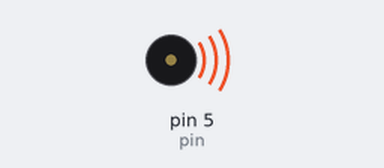
This sketch was run on a simulated Arduino Uno, built with avr-gcc and run on an emulated ATmega328P. Shown: buzzer (waves = sounding).

Above: at 0.5 s.
At 12.5 s:
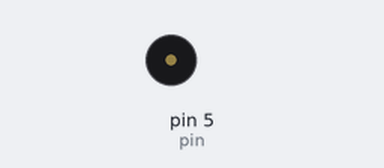
Timing chart, 0 to 22.8 s (numbered marks = the images above):
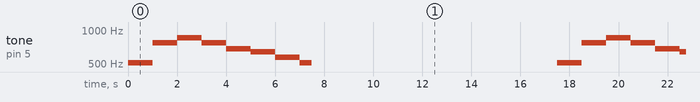

The sketch:

BeepForTeaching.ino
```cpp
int pin = 5;

void setup()
{
   Serial.begin(9600);
   pinMode(pin, OUTPUT);
}
void loop()
{
   tone(pin, 512);
   delay(500);
   noTone(pin);
   tone(pin, 512);
   delay(500);
   noTone(pin);
  tone(pin, 768);
   delay(500);
   noTone(pin);
   tone(pin, 768);
   delay(500);
   noTone(pin);
   tone(pin, 853);
   delay(500);
   noTone(pin);
   tone(pin, 853);
   delay(500);
   noTone(pin);
   tone(pin, 768);
   delay(1000);
   noTone(pin);
   tone(pin, 682.666);
   delay(500);
   noTone(pin);
   tone(pin, 682.666);
   delay(500);
   noTone(pin);
   tone(pin, 640);
   delay(500);
   noTone(pin);
   tone(pin, 640);
   delay(500);
   noTone(pin);
   tone(pin, 576);
   delay(500);
   noTone(pin);
   tone(pin, 576);
   delay(500);
   noTone(pin);
   tone(pin, 512);
   delay(500);
   noTone(pin);
   delay(10000);
}
```

Measured:
- by itself, tone on pin 5 (pin): repeats every 17.5 s: 768 Hz 1.0 s, 853 Hz 1.0 s, 768 Hz 1.0 s, 682 Hz 1.0 s, 640 Hz 1.0 s, 576 Hz 1.0 s, 512 Hz 0.50 s, silent 10.0 s, 512 Hz 1.0 s
